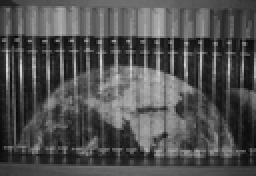
%> input picture 1º Cuatrimestre/[VC] Visión por Computador/Prácticas/Practica4_SimulacionFiltradoRuido/Practica4_SimulacionFiltradoRuido/P4.tif, 128 x 88 px, shrunk from 637 x 436 before the run (shown 2 times larger)
$ octave Segunda_Parte.m   (GNU Octave 9; MATLAB toolbox functions it lacks are replaced by stand-ins)
%> lines starting %> are read from the running program, lines starting %| are printed output that depends on the picture
### 1º Cuatrimestre/[VC] Visión por Computador/Prácticas/Practica4_SimulacionFiltradoRuido/Practica4_SimulacionFiltradoRuido/Funciones_Necesarias/funcion_genera_ruido_salpimienta.m
function [A] = funcion_genera_ruido_salpimienta(I,p,q)
%-------------------------------------------------------------------------%
% El ruido tipo "sal y pimienta" se caracteriza porque el píxel toma un
% valor máximo o mínimo. En imágenes de 256 niveles de gris el máximo suele
% ser 255 y el mínimo 0.
% Se utilizan dos parámetros (p y q) para modificar la imagen siendo:
%
% q-p  :  porcentaje de píxeles con ruido tipo pimienta.
% 1-q  :  porcentaje de píxeles con ruido tipo sal.
%
%-------------------------------------------------------------------------%

A = (rand(size(I)));

A(A<p) = I(A<p);
A(A<q & A>=p) = 0;
A(A>=q & A<1) = 255;

A = uint8(A);
end

### 1º Cuatrimestre/[VC] Visión por Computador/Prácticas/Practica4_SimulacionFiltradoRuido/Practica4_SimulacionFiltradoRuido/Funciones_Necesarias/funcion_calcula_mascara_gaussiana.m
function H = funcion_calcula_mascara_gaussiana(W,sigma,representa)
%-------------------------------------------------------------------------%
% Es un filtro lineal ponderado que intenta imitar la forma de una
% distribución gaussiana de media 0 y varianza sigma^2.
%
% Se obtiene discretizando una distribución gaussiana continua de dos
% dimensiones.
%
% A medida que el valor de sigma aumenta, los términos de la función
% gaussiana alejados de la media son mayores y no deben ser despreciados.
% Por ello, debemos elegir un tamaño de W adecuado a la sigma que
% utilicemos. Esta relación es de W = 5 * sigma.
%
% Si utilizamos una ventana demasiado pequeña, no estaríamos aprovechando
% toda la campana de gauss y si la eligiésemos demasiado grande
% obtendríamos puntos donde la máscara es 0.
%-------------------------------------------------------------------------%
H_aux = zeros(W);

for i=1:W
    for j=1:W
        x = -floor(W/2)+(i-1);
        y = -floor(W/2)+(j-1);
        H_aux(i,j) = exp( (-1/2)*((x^2+y^2)/sigma^2));
    end
end

H = ( 1/(sum(H_aux(:))) ).*H_aux;

if(representa)
    [X, Y] = meshgrid(-floor(W/2):floor(W/2));
    h = exp( (-1/2)*((X.^2+Y.^2)/sigma^2));
    figure, surf(X,Y,h)
end

end

### 1º Cuatrimestre/[VC] Visión por Computador/Prácticas/Practica4_SimulacionFiltradoRuido/Practica4_SimulacionFiltradoRuido/Funciones_Necesarias/funcion_filtroMediana.m
function [Ifiltrada] = funcion_filtroMediana(I,matriz_vecindad,opcion_padding)
%-------------------------------------------------------------------------%
% Es un filtro de orden no lineal. Ordena los píxeles de la ventana de cada
% píxel de la imagen en orden secuencial basándose en el nivel de gris.
%
% Ventajas: Preserva mejor los bordes que los filtros lineales y es eficaz
% para eliminar ruido tipo "sal y pimienta" ya que los valores ruidosos
% estarán situados al principio o al final del vector ordenado.
%
% Desventajas: Sin embargo, puede perder detalles como líneas delgadas, puntos aislados
% y tiende a redondear las esquinas. Además tiene un coste computacional
% alto.
%
% Reemplaza el píxel central de la ventana por la mediana del entorno de
% vecindad del píxel (el valor central).
%
% El resultado es que se homogenizan los píxeles con intensidad diferente a
% la de sus vecinos, de esta forma se eliminan los picos de intensidad
% aislados.
%-------------------------------------------------------------------------%

% opcion = 'zeros', 'replicate', 'symmetric'
[N, M] = size(I);
[NH, MH] = size(matriz_vecindad);
EF = floor(NH/2);
EC = floor(MH/2);

if(~strcmp('zeros',opcion_padding) && ~strcmp('replicate',opcion_padding) && ~strcmp('symmetric',opcion_padding))
    disp('Opcion no válida');
    return;
end

if(strcmp('zeros',opcion_padding))
    % Amplía la imagen con ceros
    Iamp = zeros(2*EF+N,2*EC+M);
    Iamp = uint8(Iamp);
    % Incrustamos la imagen en la imagen ampliada.
    Iamp(1+EF:(N+EF), 1+EC:(M+EC)) = I;
    Ifiltrada = zeros(size(I));

elseif (strcmp('replicate',opcion_padding))
    Iamp = padarray(I,[EF,EC],'replicate');

elseif (strcmp('symmetric',opcion_padding))
    Iamp = padarray(I,[EF,EC],'symmetric');

end

for k=(1+EF):(N+EF)
    for j=(1+EC):(M+EC)
    ROI = Iamp(k-EF:k+EF, j-EC:j+EC);
    Ifiltrada(k-EF, j-EC) = median(ROI(logical(matriz_vecindad)));
    end
end

% Convertimos la imagen al mismo tipo de dato que la entrada:
if(isinteger(I))
    Ifiltrada = uint8(Ifiltrada);
else
    Ifiltrada = double(Ifiltrada);
end

end

### 1º Cuatrimestre/[VC] Visión por Computador/Prácticas/Practica4_SimulacionFiltradoRuido/Practica4_SimulacionFiltradoRuido/Funciones_Necesarias/funcion_compara_matrices.m
% Función: varLogica = funcion_compara_matrices(m1,m2)

% Diseñar una función que reciba como entradas dos matrices de la misma
% dimensión. La función debe devolver una variable lógica, con true si las
% matrices son iguales y false  en caso contrario.
% Para ello la función deberá:
% - Calcular una matriz diferencias (resta de las dos matrices de entrada)
% - Calcula el valor máximo y mínimo de esta matriz diferencias
% - Si el valor máximo es igual al valor mínimo y cualquiera de ellos tiene
% el valor 0, entonces las matrices de entrada son iguales

% Observación: si las matrices no tienen la misma dimensión la función
% únicamente debe advertir por el command window este hecho (para ello,
% puedes utilizar la función display('cadena de texto a mostrar').

% Guardar la función en un directorio llamado funciones, y, añadiendo el
% path a este directorio, llámala en distintas situaciones para comprobar
% su correcto funcionamiento.

function var = funcion_compara_matrices(m1,m2)
    if (size(m1) == size(m2))

        m1 = double(m1); % Es importante para que los números no
        m2 = double(m2); % se desborden.

        var = true;
        diferencia = m1 - m2;
        maximo = max(diferencia(:));
        minimo = min(diferencia(:));
        if ((maximo == minimo) && (maximo == 0 || minimo == 0))
            %fprintf("Las matrices son iguales.\n")
        else
            var = false;
            %fprintf("Las matrices no son iguales.\n");
        end

    else
        var = false;
        %fprintf("Las matrices no tienen la misma dimensión.\n");
    end
end

### 1º Cuatrimestre/[VC] Visión por Computador/Prácticas/Practica4_SimulacionFiltradoRuido/Practica4_SimulacionFiltradoRuido/Funciones_Necesarias/funcion_filtadapt.m
function Ifiltrada = funcion_filtadapt(I,matriz_vecindad, ...
    VarRuido,opcion_padding)
%-------------------------------------------------------------------------%
% Altera su comportamiento en función de las características locales de la
% imagen tratando de conservar los detalles de la imagen y eliminar el ruido.
% Tiene en cuenta la varianza del ruido total de la imagen (VarRuido) y la
% varianza local del ruido en la ventana de cada píxel (varLocal).
%
% De esta forma:
%
% Si no hay ruido en la imagen (VarRuido = 0) devuelve la
% imagen sin filtrar.
%
% Si el ruido global es similar al ruido local (VarRuido ~ varLocal) el
% cociente da 1 y por tanto aplica un filtro de medias en la ventana de la
% imagen. Estas zonas son zonas donde no existen bordes.
%
% Si el ruido global es mucho menor que el ruido local
% (VarRuido<<varLocal), entonces corresponde a un borde y el cociente da 0
% y no hay filtrado.
%-------------------------------------------------------------------------%

% opcion = 'zeros', 'replicate', 'symmetric'
[N, M] = size(I);
[NH, MH] = size(matriz_vecindad);
EF = floor(NH/2);
EC = floor(MH/2);

if(~strcmp('zeros',opcion_padding) && ~strcmp('replicate',opcion_padding) && ~strcmp('symmetric',opcion_padding))
    disp('Opcion no válida');
    return;
end

if(strcmp('zeros',opcion_padding))
    % Amplía la imagen con ceros
    Iamp = zeros(2*EF+N,2*EC+M);
    Iamp = uint8(Iamp);
    % Incrustamos la imagen en la imagen ampliada.
    Iamp(1+EF:(N+EF), 1+EC:(M+EC)) = I;
    Ifiltrada = zeros(size(I));

elseif (strcmp('replicate',opcion_padding))
    Iamp = padarray(I,[EF,EC],'replicate');

elseif (strcmp('symmetric',opcion_padding))
    Iamp = padarray(I,[EF,EC],'symmetric');

end

for k=(1+EF):(N+EF)
    for j=(1+EC):(M+EC)
        entorno_vecindad = Iamp(k-EF:k+EF, j-EC:j+EC);
        varLocal = var(double(entorno_vecindad(:))); % Calcula la varianza del entorno de vecindad (Varianza Local)
        mediaLocal = mean(double(entorno_vecindad(:)));      % Promedia el entorno de vecindad (Media)
        Ifiltrada(k-EF, j-EC) = uint8( double(I(k-EF, j-EC)) - ( (VarRuido/varLocal)*(  double(I(k-EF, j-EC)) - mediaLocal ) ));
    end
end

% Convertimos la imagen al mismo tipo de dato que la entrada:
if(isinteger(I))
    Ifiltrada = uint8(Ifiltrada);
else
    Ifiltrada = double(Ifiltrada);
end


end

### 1º Cuatrimestre/[VC] Visión por Computador/Prácticas/Practica4_SimulacionFiltradoRuido/Practica4_SimulacionFiltradoRuido/Funciones_Necesarias/funcion_filtadapt_matricial.m
function Ifiltrada = funcion_filtadapt_matricial(I,matriz_vecindad, ...
    VarRuido)
%-------------------------------------------------------------------------%
% Altera su comportamiento en función de las características locales de la
% imagen tratando de conservar los detalles de la imagen y eliminar el ruido.
% Tiene en cuenta la varianza del ruido total de la imagen (VarRuido) y la
% varianza local del ruido en la ventana de cada píxel (varLocal).
%
% De esta forma:
%
% Si no hay ruido en la imagen (VarRuido = 0) devuelve la
% imagen sin filtrar.
%
% Si el ruido global es similar al ruido local (VarRuido ~ varLocal) el
% cociente da 1 y por tanto aplica un filtro de medias en la ventana de la
% imagen. Estas zonas son zonas donde no existen bordes.
%
% Si el ruido global es mucho menor que el ruido local
% (VarRuido<<varLocal), entonces corresponde a un borde y el cociente da 0
% y no hay filtrado.
%-------------------------------------------------------------------------%
[NH, MH] = size(matriz_vecindad);

varLocal = stdfilt(double(I),matriz_vecindad).^2;
H_promedio = (1/(NH*MH))*matriz_vecindad;

% Utilizamos el padding de symmetric porque la función stdfilt lo utiliza
% internamente.

mediaLocal = imfilter(double(I),H_promedio,'symmetric');

Ifiltrada = uint8( double(I) - double( (     ( VarRuido ./ varLocal ) )   .*    (  double(I) - double(mediaLocal)  )        )  );

% Convertimos la imagen al mismo tipo de dato que la entrada:
if(isinteger(I))
    Ifiltrada = uint8(Ifiltrada);
else
    Ifiltrada = double(Ifiltrada);
end


end

### 1º Cuatrimestre/[VC] Visión por Computador/Prácticas/Practica4_SimulacionFiltradoRuido/Practica4_SimulacionFiltradoRuido/Funciones_Necesarias/funcion_calcula_mascara_gaussiana_eficiente.m
function H = funcion_calcula_mascara_gaussiana_eficiente(W,sigma,representa)
%-------------------------------------------------------------------------%
% Es un filtro lineal ponderado que intenta imitar la forma de una
% distribución gaussiana de media 0 y varianza sigma^2.
%
% Se obtiene discretizando una distribución gaussiana continua de dos
% dimensiones.
%
% A medida que el valor de sigma aumenta, los términos de la función
% gaussiana alejados de la media son mayores y no deben ser despreciados.
% Por ello, debemos elegir un tamaño de W adecuado a la sigma que
% utilicemos. Esta relación es de W = 5 * sigma.
%
% Si utilizamos una ventana demasiado pequeña, no estaríamos aprovechando
% toda la campana de gauss y si la eligiésemos demasiado grande
% obtendríamos puntos donde la máscara es 0.
%-------------------------------------------------------------------------%


[X, Y] = meshgrid(-floor(W/2):floor(W/2));
H_aux = exp( (-1/2)*((X.^2+Y.^2)/sigma^2));
H = ( 1/(sum(H_aux(:))) ).*H_aux;

if(representa)
    [X, Y] = meshgrid(-floor(W/2):floor(W/2));
    h = exp( (-1/2)*((X.^2+Y.^2)/sigma^2));
    figure, surf(X,Y,h)
end

end

### 1º Cuatrimestre/[VC] Visión por Computador/Prácticas/Practica4_SimulacionFiltradoRuido/Practica4_SimulacionFiltradoRuido/Segunda_Parte.m
%-------------------------------------------------------------------------%
%=========================================================================%
%                  SEGUNDA PARTE: IMPLEMENTACIÓN DE FILTROS               %
%                      GAUSSIANO, MEDIANA Y ADAPTATIVO                    %
%=========================================================================%

%-------------------------------------------------------------------------%
% Esta práctica se realizará sobre la imagen corrompida con ruido sal y
% pimienta de la parte anterior
%-------------------------------------------------------------------------%

% Añadimos el directorio de las funciones que vamos a utilizar al path.
addpath("./Funciones_Necesarias\")

% Leemos la imagen
Img = imread('P4.tif');
%> Img is the input picture: size 88x128 uint8; min 8, max 217, mean 80.9

% Corrompemos la imagen con ruido sal y pimienta.
A = funcion_genera_ruido_salpimienta(Img,0.9,0.95);
%> in funcion_genera_ruido_salpimienta, `A(A<q & A>=p) = 0;`: A: size 88x128 double; min 0, max 217, mean 73.4
%> in funcion_genera_ruido_salpimienta, `A(A>=q & A<1) = 255;`:
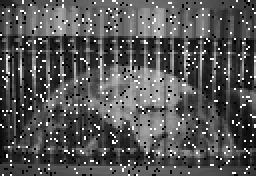
%> A: size 88x128 double (shown 2 times larger); min 0, max 255, mean 85.4


%-------------------------------------------------------------------------%
%                   a) Filtro gaussiano con W=5 y sigma W/5               %
%-------------------------------------------------------------------------%

%-------------------------------------------------------------------------%
% Los filtros lineales ponderados son filtros que utilizan la operación de
% convolución para suavizar la imagen. Las máscaras que utilizan estos
% filtros tienen las siguientes características:
%
%   - La suma de todos sus componentes es 1.
%   - Solo utilizan valores positivos.
%   - El valor central es mayor que el de los extremos.
%
%
% Un filtro gaussiano se caracteriza por el tamaño de ventana que utiliza
% el filtro (W) y la desviación típica que caracteriza la campana de Gauss
% de media 0.
%
% El tamaño de ventana del filtro gaussiano debe ser 5 veces la desviación
% típica. De esta forma se cubre la mayor parte del área delimitada por la
% función gaussiana.
%-------------------------------------------------------------------------%


W = 5;      % Tamaño de ventana
sigma = W/5;  % Desviación típica de la campana de Gauss


%-------------------------------------------------------------------------%
% La máscara de filtro gaussiano se puede calcular de tres formas:
%       1. Se construye la máscara elemento a elemento.
%       2. Se construye la máscara con meshgrid más eficientemente.
%       3. Utilizando la función de Matlab fspecial('gaussian',W,sigma)
%-------------------------------------------------------------------------%

% 1. Se construye la máscara elemento a elemento.
H = funcion_calcula_mascara_gaussiana(W,sigma,true);

% 2. Se construye la máscara con meshgrid más eficientemente.
H_matricial = funcion_calcula_mascara_gaussiana_eficiente(W,sigma,false);
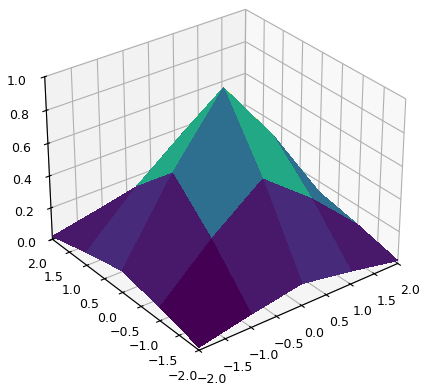
%> figure redrawn from the program's plot data

% 3. Utilizando la función de Matlab fspecial('gaussian',W,sigma)
H_matlab = fspecial('gaussian',W,sigma);

%-------------------------------------------------------------------------%
%                       COMPARACIÓN MÁSCARAS GAUSSIANAS                   %
%-------------------------------------------------------------------------%

%-------------------------------------------------------------------------%
% Al comparar la máscara generada por las funciones hechas a mano y la
% generada por la función de Matlab encontramos que existe un error de
% 10^-17. Este error debe corresponder a la forma que tiene esta versión de
% Matlab de computar los números en coma flotante.
%
% Podemos asumir este error ya que es un error muy pequeño.
%-------------------------------------------------------------------------%

funcion_compara_matrices(H,H_matlab)
disp('Asumible')

%-------------------------------------------------------------------------%
% Las máscaras gaussianas hechas tanto de la forma 1. como de la forma 2.
% son exactamente iguales.
%-------------------------------------------------------------------------%

funcion_compara_matrices(H,H_matricial);

%-------------------------------------------------------------------------%
%                           APLICACIÓN DE LA MÁSCARA                      %
%-------------------------------------------------------------------------%
I_filtrada_gaussiana = imfilter(A,H);
figure,
subplot(2,1,1), imshow(A), title('Imagen Original')
subplot(2,1,2), imshow(I_filtrada_gaussiana), title('Imagen Filtrada con Filtro gaussiano')

%-------------------------------------------------------------------------%

%-------------------------------------------------------------------------%
%                   b) Filtro de la mediana con W = 5                     %
%-------------------------------------------------------------------------%
%-------------------------------------------------------------------------%
% El filtro de la mediana es un filtro no lineal ya que ordena la matriz de
% vecindad de cada píxel de menor a mayor y escoge el valor que se
% encuentra en medio.
%-------------------------------------------------------------------------%


% Filtro de la mediana programada a mano.
A_filt = funcion_filtroMediana(A,ones(5),'zeros');
%> after the loop in funcion_filtroMediana, `for k=(1+EF):(N+EF)`:
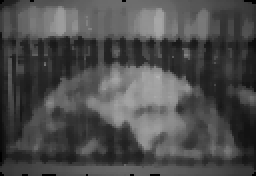
%> Ifiltrada: size 88x128 double (shown 2 times larger); min 0, max 177, mean 76.4

% Filtro de la mediana de Matlab.
A_filt2 = medfilt2(A,[5,5],'zeros');

%-------------------------------------------------------------------------%
%                       COMPARACIÓN FILTROS DE LA MEDIANA                 %
%-------------------------------------------------------------------------%
funcion_compara_matrices(A_filt,A_filt2)
%> in funcion_compara_matrices (call 3), `diferencia = m1 - m2;`: diferencia: size 88x128 double; every value is 0
%> ans = true

figure,
subplot(2,1,1), imshow(A), title('Imagen Original')
subplot(2,1,2), imshow(A_filt), title('Imagen Filtrada con el filtro de la mediana')

%-------------------------------------------------------------------------%
% Las imágenes filtradas son exactamente iguales, por lo que podemos
% afirmar que nuestro filtro funciona igual que el de Matlab.
%-------------------------------------------------------------------------%

%-------------------------------------------------------------------------%
% Comprobamos que el filtro de la mediana es una buena opción para
% eliminar el ruido tipo sal y pimienta. Fallará solamente en aquellas
% agrupaciones de píxeles corrompidos que tengan un tamaño igual o
% mayor a la matriz de vecindad de la función. Podemos arreglar ese
% fallo si aumentamos las dimensiones de la matriz de vecindad, pero
% como consecuencia perderíamos información de la imagen.
%-------------------------------------------------------------------------%
%-------------------------------------------------------------------------%


%-------------------------------------------------------------------------%
%                   c) Filtro adaptativo con W = 7                        %
%-------------------------------------------------------------------------%

%-------------------------------------------------------------------------%
% Este tipo de filtros adaptan su comportamiento en función de las
% características locales de la imagen. Intenta conservar los detalles de
% la imagen mientras elimina el ruido en las zonas constantes.
%
% En las zonas constantes ( variación pequeña de los niveles de gris) el
% filtro considera que no existen bordes y aplica un filtro de medias.
%
% En las zonas de bordes ( variación grande de los niveles de gris) el
% filtro considera que es un borde y no aplica ningún filtro.
%-------------------------------------------------------------------------%

% Tenemos que obtener la varianza del ruido global de la imagen.
error = double(A) - double(Img);
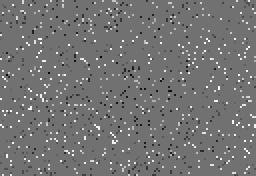
%> error: size 88x128 double (shown 2 times larger); min -197, max 246, mean 4.4; drawn with min black and max white
VarRuido = var(error(:));
%> VarRuido = 1927.6

%-------------------------------------------------------------------------%
% La función funcion_filtadapt se puede programar de dos formas:
%
%   1. Recorriendo la imagen píxel a píxel y haciendo los cálculos píxel a
%   píxel.
%
%   2. Utilizando operaciones matriciales junto con filtros de medias y de
%   desviación típica.
%-------------------------------------------------------------------------%

% 1. Recorriendo la imagen píxel a píxel y haciendo los cálculos píxel a píxel.
Ifilt = funcion_filtadapt(A,ones(7),VarRuido,'symmetric');
%> after the loop in funcion_filtadapt, `for k=(1+EF):(N+EF)`:
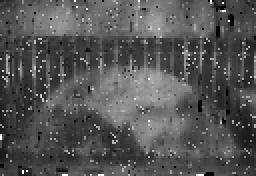
%> Ifiltrada: size 88x128 uint8 (shown 2 times larger); min 0, max 255, mean 85.2

% 2. Utilizando operaciones matriciales junto con filtros de medias y de desviación típica.
Ifilt_matriz = funcion_filtadapt_matricial(A,ones(7),VarRuido);
%> in funcion_filtadapt_matricial, `varLocal = stdfilt(double(I),matriz_vecindad).^2;`:
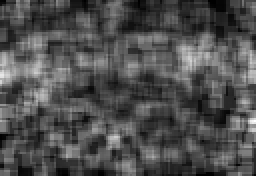
%> varLocal: size 88x128 double (shown 2 times larger); min 3.38, max 8444.1, mean 2617.3; drawn with min black and max white
%> in funcion_filtadapt_matricial, `mediaLocal = imfilter(double(I),H_promedio,'symmetric');`:
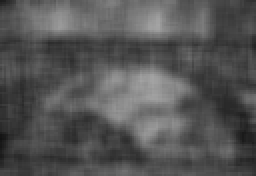
%> mediaLocal: size 88x128 double (shown 2 times larger); min 18.88, max 164.2, mean 85.4

%-------------------------------------------------------------------------%
%                       COMPARACIÓN FILTROS ADAPTATIVOS                   %
%-------------------------------------------------------------------------%

figure, imshow(Ifilt),
title('Imagen filtrada con filtro adaptativo píxel a píxel')

figure, imshow(Ifilt_matriz),
title('Imagen filtrada con filtro adaptativo matricial')

funcion_compara_matrices(Ifilt,Ifilt_matriz)
%> ans = true

%-------------------------------------------------------------------------%
% Ambas imágenes filtradas son iguales. Sin embargo, sigue existiendo ruido
% en la imagen. Esto se debe a que el filtro adaptativo detecta los píxeles
% con nivel alto y nivel bajo como bordes ya que tienen una varianza muy
% grande respecto al ruido general de la imagen.
%-------------------------------------------------------------------------%

%-------------------------------------------------------------------------%

rmpath("./Funciones_Necesarias/")
clear
